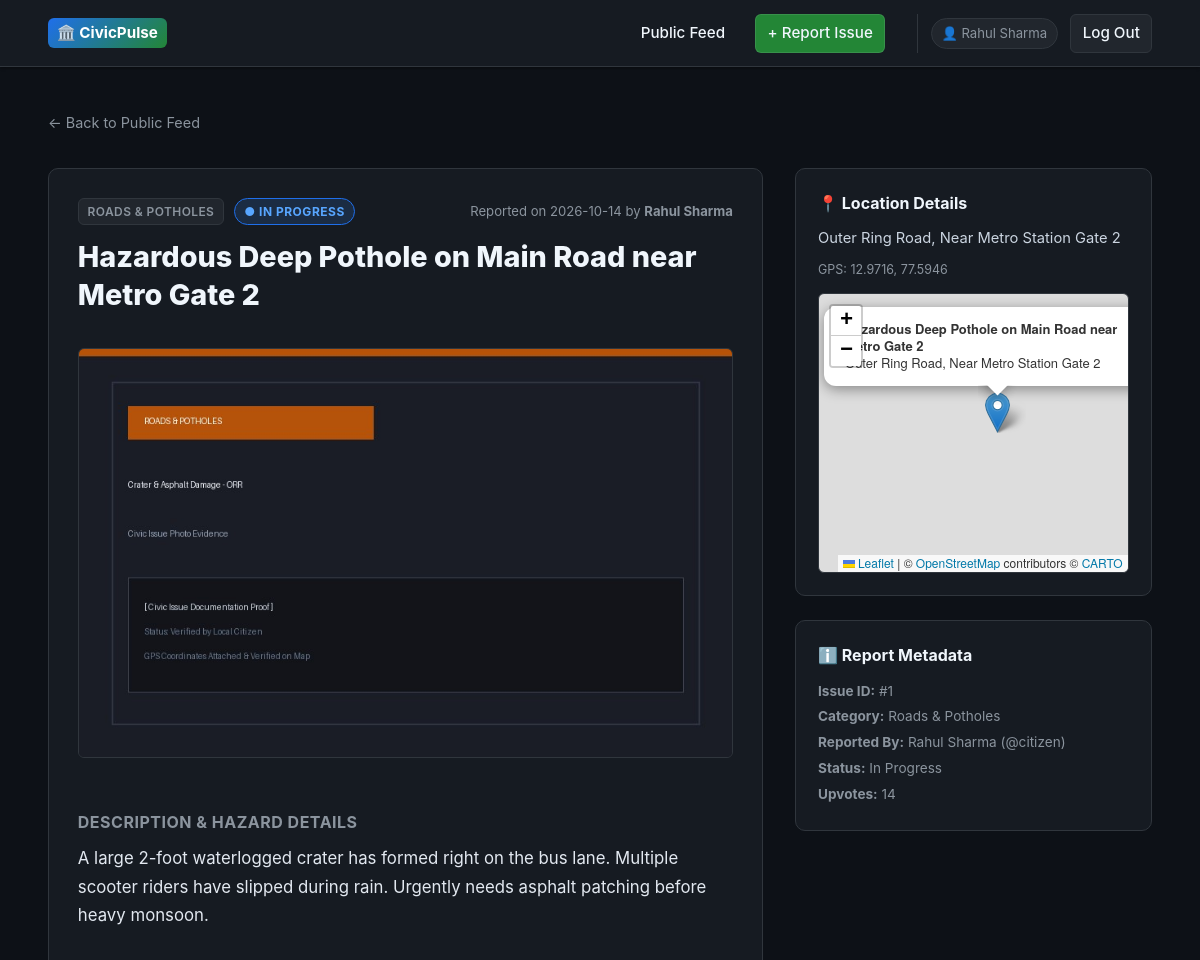
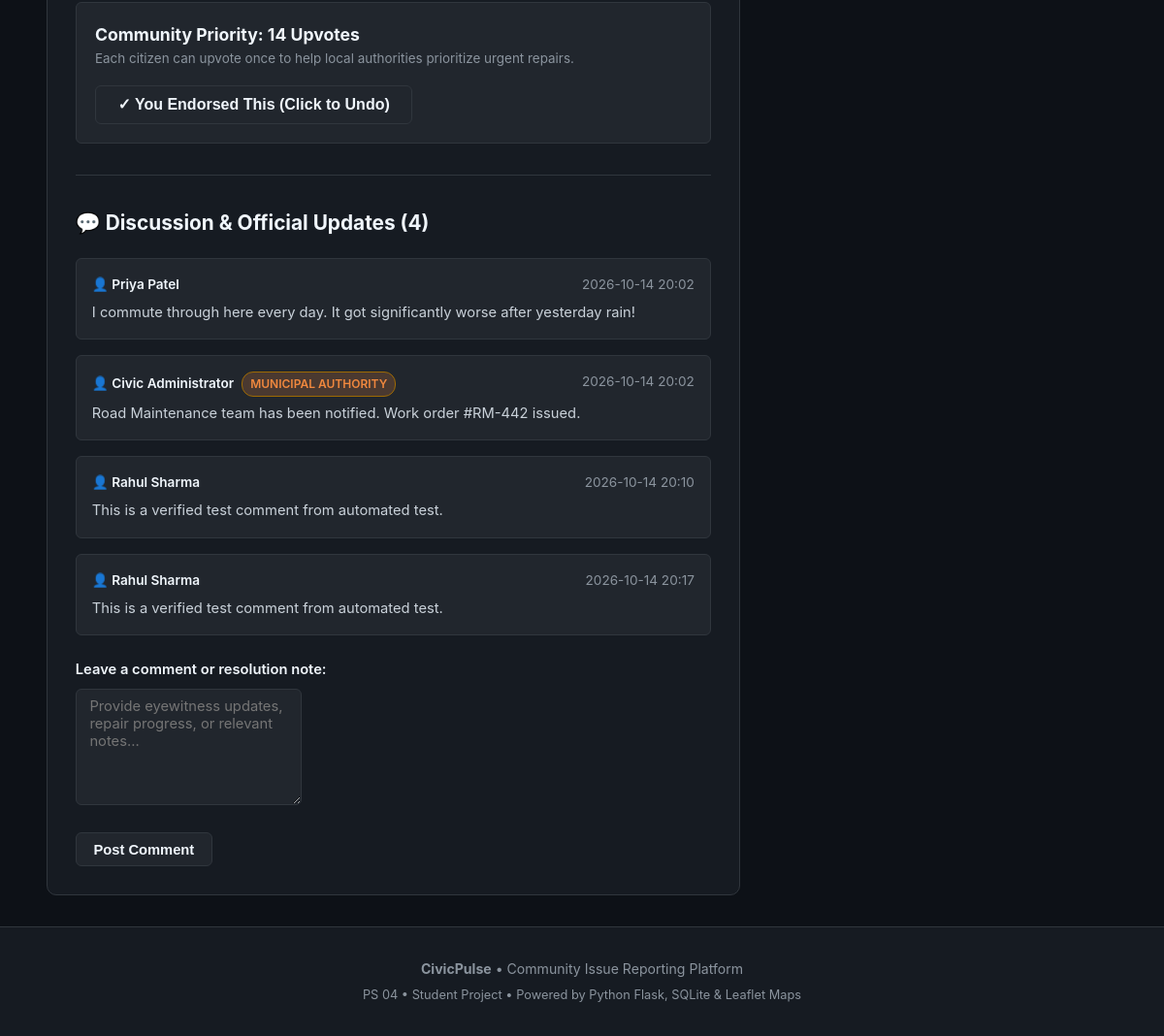
The page /issue/1 (signed in) on the database its author committed (2 pictures, top to bottom).
### tables this page shows
CREATE TABLE users (
        id INTEGER PRIMARY KEY AUTOINCREMENT,
        username TEXT UNIQUE NOT NULL,
        password_hash TEXT NOT NULL,
        full_name TEXT NOT NULL,
        role TEXT NOT NULL DEFAULT 'citizen', -- 'citizen' or 'admin'
        created_at TIMESTAMP DEFAULT CURRENT_TIMESTAMP
    );

CREATE TABLE issues (
        id INTEGER PRIMARY KEY AUTOINCREMENT,
        title TEXT NOT NULL,
        description TEXT NOT NULL,
        category TEXT NOT NULL,
        location TEXT NOT NULL,
        latitude REAL,
        longitude REAL,
        image_filename TEXT,
        status TEXT NOT NULL DEFAULT 'Pending', -- 'Pending', 'In Progress', 'Resolved'
        upvotes INTEGER NOT NULL DEFAULT 0,
        user_id INTEGER NOT NULL,
        created_at TIMESTAMP DEFAULT CURRENT_TIMESTAMP,
        FOREIGN KEY (user_id) REFERENCES users (id) ON DELETE CASCADE
    );

CREATE TABLE comments (
        id INTEGER PRIMARY KEY AUTOINCREMENT,
        issue_id INTEGER NOT NULL,
        user_id INTEGER NOT NULL,
        comment_text TEXT NOT NULL,
        created_at TIMESTAMP DEFAULT CURRENT_TIMESTAMP,
        FOREIGN KEY (issue_id) REFERENCES issues (id) ON DELETE CASCADE,
        FOREIGN KEY (user_id) REFERENCES users (id) ON DELETE CASCADE
    );

### app.py (the view)
@app.route("/issue/<int:issue_id>")
def issue_detail(issue_id):
    conn = get_db()
    cursor = conn.cursor()
    cursor.execute("""
        SELECT issues.*, users.full_name AS reporter_name, users.username AS reporter_username
        FROM issues
        JOIN users ON issues.user_id = users.id
        WHERE issues.id = ?
    """, (issue_id,))
    issue = cursor.fetchone()
    if not issue:
        conn.close()
        flash("The requested issue could not be found.", "danger")
        return redirect(url_for("index"))
    cursor.execute("""
        SELECT comments.*, users.full_name AS author_name, users.role AS author_role
        FROM comments
        JOIN users ON comments.user_id = users.id
        WHERE comments.issue_id = ?
        ORDER BY comments.created_at ASC
    """, (issue_id,))
    comments = cursor.fetchall()
    has_upvoted = False
    if "user_id" in session:
        cursor.execute("""
            SELECT 1 FROM upvotes WHERE user_id = ? AND issue_id = ?
        """, (session["user_id"], issue_id))
        has_upvoted = cursor.fetchone() is not None
    conn.close()
    return render_template(
        "issue_detail.html",
        issue=issue,
        comments=comments,
        has_upvoted=has_upvoted
    )

### app.py (called while the page is built)
@app.context_processor
def inject_globals():
    return {
        "CATEGORIES": CATEGORIES,
        "STATUS_CHOICES": STATUS_CHOICES,
        "is_logged_in": "user_id" in session,
        "current_username": session.get("username"),
        "current_fullname": session.get("full_name"),
        "current_role": session.get("role")
    }

### database.py (called while the page is built)
def get_db():
    conn = sqlite3.connect(DB_NAME)
    conn.row_factory = sqlite3.Row  # Access columns by name like dict: row['title']
    conn.execute("PRAGMA foreign_keys = ON")
    return conn

### templates/issue_detail.html (shortened to what this page needs)
{% extends "base.html" %}
{% block content %}
<div style="margin-top: 1.5rem; margin-bottom: 0.8rem;">
  <a href="{{ url_for('index') }}" style="font-size: 0.9rem; color: var(--text-muted);">&larr; Back to Public Feed</a>
</div>
<div class="detail-layout">
  <div class="detail-main">
    <div style="display: flex; gap: 0.6rem; align-items: center; margin-bottom: 0.8rem; flex-wrap: wrap;">
      <span class="category-tag">{{ issue.category }}</span>
      <span class="status-badge
        {% if issue.status == 'Pending' %}status-pending
        {% elif issue.status == 'In Progress' %}status-in-progress
        {% elif issue.status == 'Resolved' %}status-resolved
        {% endif %}">
        ● {{ issue.status }}
      </span>
      <span style="font-size: 0.82rem; color: var(--text-muted); margin-left: auto;">
        Reported on {{ issue.created_at[:10] }} by <strong>{{ issue.reporter_name }}</strong>
      </span>
    </div>
    <h1 style="font-size: 1.8rem; font-weight: 800; line-height: 1.3; margin-bottom: 1rem;">
      {{ issue.title }}
    </h1>
    {% if issue.image_filename %}
      <div>
        <img
          src="{{ url_for('static', filename='uploads/' + issue.image_filename) }}"
          alt="Photo proof for {{ issue.title }}"
          class="detail-image"
        >
      </div>
    {% endif %}
    <div style="margin: 1.5rem 0; font-size: 1.05rem; line-height: 1.7; color: #e2e8f0;">
      <h3 style="font-size: 1rem; text-transform: uppercase; letter-spacing: 0.5px; color: var(--text-muted); margin-bottom: 0.5rem;">
        Description & Hazard Details
      </h3>
      <p style="white-space: pre-line;">{{ issue.description }}</p>
    </div>
    <div style="background-color: var(--bg-input); border: 1px solid var(--border-color); border-radius: var(--radius-sm); padding: 1.2rem; display: flex; align-items: center; justify-content: space-between; margin: 2rem 0; flex-wrap: wrap; gap: 1rem;">
      <div>
        <div style="font-weight: 700; font-size: 1.1rem; color: var(--text-main);">
          Community Priority: {{ issue.upvotes }} {% if issue.upvotes == 1 %}Upvote{% else %}Upvotes{% endif %}
        </div>
        <div style="font-size: 0.84rem; color: var(--text-muted);">
          Each citizen can upvote once to help local authorities prioritize urgent repairs.
        </div>
      </div>
      <form action="{{ url_for('upvote_issue', issue_id=issue.id) }}" method="POST" style="margin: 0;">
        <button
          type="submit"
          class="btn {% if has_upvoted %}btn-secondary{% else %}btn-accent{% endif %}"
          style="font-size: 1rem; padding: 0.6rem 1.4rem;"
        >
          {% if has_upvoted %}
            ✓ You Endorsed This (Click to Undo)
          {% else %}
            ▲ Upvote & Endorse Issue
          {% endif %}
        </button>
      </form>
    </div>
    <section class="comments-section">
      <h3 style="font-size: 1.3rem; font-weight: 700; margin-bottom: 1.2rem;">
        💬 Discussion & Official Updates ({{ comments|length }})
      </h3>
      {% if comments %}
        {% for comment in comments %}
          <div class="comment-card">
            <div class="comment-header">
              <span class="comment-author">
                👤 {{ comment.author_name }}
                {% if comment.author_role == 'admin' %}
                  <span class="admin-pill">Municipal Authority</span>
                {% endif %}
              </span>
              <span class="comment-time">{{ comment.created_at[:16] }}</span>
            </div>
            <div class="comment-body">
              {{ comment.comment_text }}
            </div>
          </div>
        {% endfor %}
      {% else %}
        <p style="color: var(--text-muted); font-size: 0.92rem; margin-bottom: 1.5rem;">
          No comments yet. Have more information or an update? Be the first to comment below!
        </p>
      {% endif %}
      {% if is_logged_in %}
        <form action="{{ url_for('add_comment', issue_id=issue.id) }}" method="POST" style="margin-top: 1.5rem;">
          <div class="form-group">
            <label for="comment_text">Leave a comment or resolution note:</label>
            <textarea
              name="comment_text"
              id="comment_text"
              class="form-control"
              rows="3"
              placeholder="Provide eyewitness updates, repair progress, or relevant notes..."
              required
            ></textarea>
          </div>
          <button type="submit" class="btn btn-secondary">Post Comment</button>
        </form>
      {% endif %}
    </section>
  </div>
  <aside class="detail-sidebar">
    <div class="detail-sidebar-card">
      <h4 style="font-size: 1rem; font-weight: 700; margin-bottom: 0.6rem;">📍 Location Details</h4>
      <p style="font-size: 0.92rem; color: #cbd5e1; margin-bottom: 0.6rem;">
        {{ issue.location }}
      </p>
      {% if issue.latitude and issue.longitude %}
        <div style="font-size: 0.78rem; color: var(--text-muted); margin-bottom: 0.4rem;">
          GPS: {{ issue.latitude }}, {{ issue.longitude }}
        </div>
        <div id="issue-map" class="map-container"></div>
      {% endif %}
    </div>
    <div class="detail-sidebar-card">
      <h4 style="font-size: 1rem; font-weight: 700; margin-bottom: 0.6rem;">ℹ️ Report Metadata</h4>
      <ul style="list-style: none; font-size: 0.85rem; color: var(--text-muted); line-height: 1.9;">
        <li><strong>Issue ID:</strong> #{{ issue.id }}</li>
        <li><strong>Category:</strong> {{ issue.category }}</li>
        <li><strong>Reported By:</strong> {{ issue.reporter_name }} (@{{ issue.reporter_username }})</li>
        <li><strong>Status:</strong> {{ issue.status }}</li>
        <li><strong>Upvotes:</strong> {{ issue.upvotes }}</li>
      </ul>
    </div>
  </aside>
</div>
{% endblock %}

### templates/base.html (shortened to what this page needs)
<!DOCTYPE html>
<html lang="en">
<head>
  <link rel="stylesheet" href="https://unpkg.com/leaflet@1.9.4/dist/leaflet.css" />
  <link rel="stylesheet" href="{{ url_for('static', filename='css/style.css') }}">
</head>
<body>
  <header class="navbar">
    <div class="container nav-container">
      <a href="{{ url_for('index') }}" class="nav-brand">
        <span class="logo-badge">🏛️ CivicPulse</span>
      </a>
      <nav>
        <ul class="nav-links">
          <li><a href="{{ url_for('index') }}">Public Feed</a></li>
          <li><a href="{{ url_for('report_issue') }}" class="btn btn-primary btn-sm">+ Report Issue</a></li>
          <li class="nav-user-info">
            {% if is_logged_in %}
              <span class="user-badge">
                👤 {{ current_fullname }}
              </span>
              <a href="{{ url_for('logout') }}" class="btn btn-secondary btn-sm">Log Out</a>
            {% else %}
              <a href="{{ url_for('login') }}" class="btn btn-secondary btn-sm">Log In</a>
              <a href="{{ url_for('register') }}" class="btn btn-accent btn-sm">Register</a>
            {% endif %}
          </li>
        </ul>
      </nav>
    </div>
  </header>
  <main class="container">
    {% block content %}{% endblock %}
  </main>
  <footer class="footer">
    <div class="container">
      <p><strong>CivicPulse</strong> &bull; Community Issue Reporting Platform</p>
      <p style="font-size: 0.8rem; margin-top: 0.3rem;">
        PS 04 &bull; Student Project &bull; Powered by Python Flask, SQLite & Leaflet Maps
      </p>
    </div>
  </footer>
</body>
</html>

### rows shown on the page
users: full_name "Rahul Sharma", reporter_name "Rahul Sharma", reporter_username "citizen"
issues: category "ROADS & POTHOLES", status "IN PROGRESS", created_at "2026-10-14", title "Hazardous Deep Pothole on Main Road near Metro Gate 2", image_filename (picture), description "A large 2-foot waterlogged crater has formed right on the bus lane. Multiple scooter riders have slipped during rain. Urgently needs asphalt patching before heavy monsoon.", upvotes "14", location "Outer Ring Road, Near Metro Station Gate 2", latitude "12.9716", longitude "77.5946", id "1", category "Roads & Potholes", status "In Progress"
comments: author_name "Priya Patel", created_at "2026-10-14 20:02", comment_text "I commute through here every day. It got significantly worse after yesterday rain!"
comments: author_name "Civic Administrator", shows "MUNICIPAL AUTHORITY", created_at "2026-10-14 20:02", comment_text "Road Maintenance team has been notified. Work order #RM-442 issued."
comments: author_name "Rahul Sharma", created_at "2026-10-14 20:10", comment_text "This is a verified test comment from automated test."
comments: author_name "Rahul Sharma", created_at "2026-10-14 20:17", comment_text "This is a verified test comment from automated test."

### other values the page prints
{{ comments|length }} "4"
